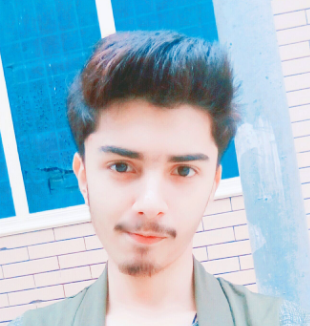
%> input picture Zain.PNG, 310 x 326 px
$ octave code.m   (GNU Octave 9; MATLAB toolbox functions it lacks are replaced by stand-ins)
%> lines starting %> are read from the running program, lines starting %| are printed output that depends on the picture; in (x1, y1, x2, y2) boxes, pixels count from 0 and x2, y2 are one past the last pixel; in counts of white or black regions, pixels touching at a corner belong together; the program's own positions count from 1
my_image = rgb2gray(imread("Zain.png"));
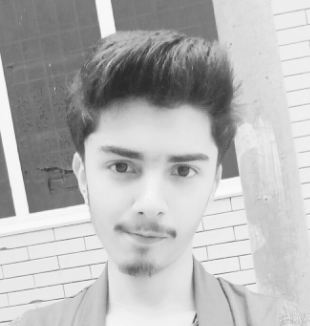
%> my_image: size 326x310 uint8; min 41, max 250, mean 183.2
imshow(my_image);
[R C] = size(my_image);
%> R = 326; C = 310
b=zeros(R,C);
    for i=1:1:R
         for j=1:1:C
             if my_image(i,j)<=128
                 b(i,j)=0;
             else
                 b(i,j)=1;
             end
         end
    end
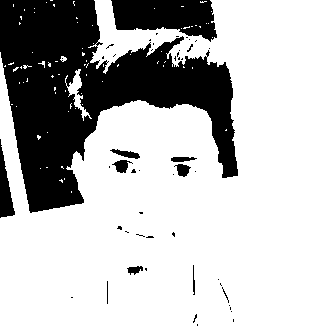
%> b: size 326x310 double; values 0 (black) and 1 (white), 71.8% white; 51 black regions (40 under 20 px), largest, box (x1, y1, x2, y2) and area: (0, 0, 238, 213) 23832, (111, 0, 217, 42) 3134, (0, 139, 15, 218) 598

 figure;imshow(b);
